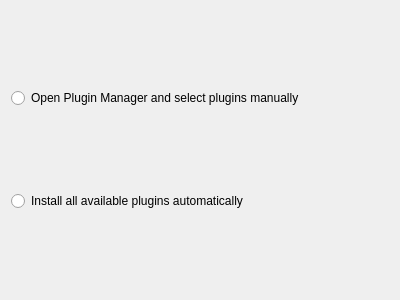
<?xml version="1.0" encoding="UTF-8"?>
<ui version="4.0">
 <class>WizardPage</class>
 <widget class="QWizardPage" name="WizardPage">
  <property name="geometry">
   <rect>
    <x>0</x>
    <y>0</y>
    <width>400</width>
    <height>300</height>
   </rect>
  </property>
  <property name="windowTitle">
   <string>WizardPage</string>
  </property>
  <property name="title">
   <string>Plugins installation</string>
  </property>
  <property name="subTitle">
   <string>Choose the way to install Boundless plugins</string>
  </property>
  <layout class="QVBoxLayout" name="verticalLayout">
   <item>
    <widget class="QRadioButton" name="rbManualInstall">
     <property name="text">
      <string>Open Plugin Manager and select plugins manually</string>
     </property>
    </widget>
   </item>
   <item>
    <widget class="QRadioButton" name="rbAutoInstall">
     <property name="text">
      <string>Install all available plugins automatically</string>
     </property>
    </widget>
   </item>
  </layout>
 </widget>
 <resources/>
 <connections/>
</ui>
